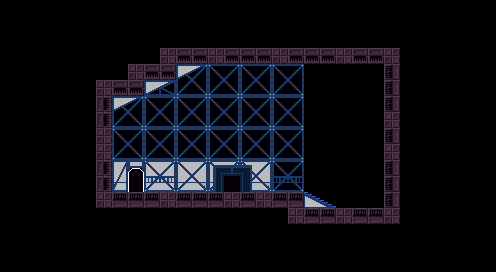

This game map was drawn from its Tiled (.tmx) file and the tilesets committed beside it. A one-line description and the trimmed map source follow:
An orthogonal 31x17 tile map with 16x16 px tiles, 2 tile layers (Back, Main) and 3 objects (3x aktor).

<map version="1.4" tiledversion="1.4.3" orientation="orthogonal" renderorder="right-down" width="31" height="17" tilewidth="16" tileheight="16" infinite="0" nextlayerid="4" nextobjectid="5">
 <tileset firstgid="1" name="house" tilewidth="16" tileheight="16" tilecount="256" columns="16">
  <image source="../image/house.png" width="256" height="256" />
 </tileset>
 <layer id="1" name="Back" width="31" height="17">
  <data>[527 cells, 90 non-empty, 24 distinct tile ids]</data>
 </layer>
 <layer id="2" name="Main" width="31" height="17">
  <properties>
   <property name="collide" type="bool" value="true" />
  </properties>
  <data>[527 cells, 64 non-empty, 9 distinct tile ids]</data>
 </layer>
 <objectgroup draworder="index" id="3" name="Aktor">
  <object id="1" name="door" type="aktor" x="128" y="176" width="16" height="16">
   <properties>
    <property name="deter" type="int" value="0" />
    <property name="event" value="door_to_naomi" />
    <property name="flags" value="0x2" />
    <property name="id" value="100" />
   </properties>
  </object>
  <object id="2" name="fire" type="aktor" x="224" y="176" width="16" height="16">
   <properties>
    <property name="deter" type="int" value="0" />
    <property name="event" value="check_fireplace" />
    <property name="flags" value="0x2" />
    <property name="id" type="int" value="200" />
   </properties>
  </object>
  <object id="3" name="door" type="aktor" x="352" y="192" width="16" height="16">
   <properties>
    <property name="deter" type="int" value="0" />
    <property name="event" value="door_to_practice" />
    <property name="flags" value="0x2" />
    <property name="id" type="int" value="300" />
   </properties>
  </object>
 </objectgroup>
</map>